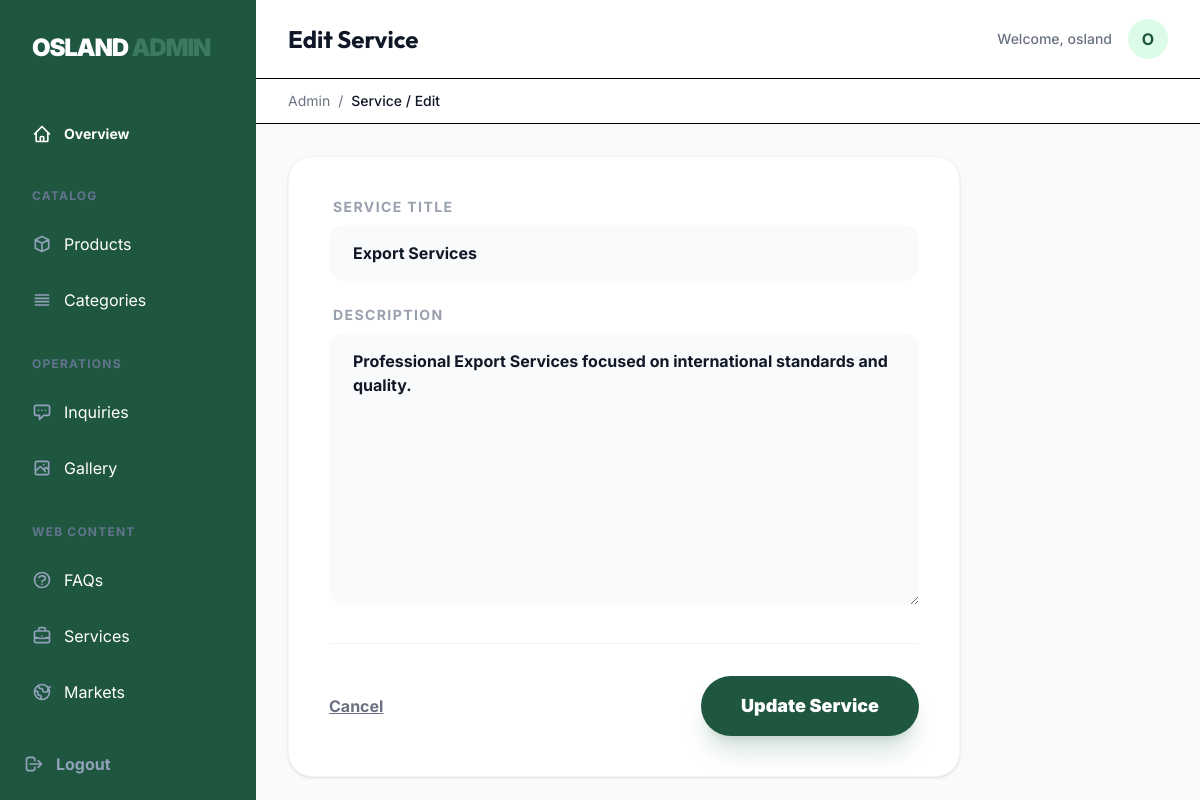
The app's page /dashboard/services/1/edit/ (signed in) with its own data.
### core/models.py (models this page shows, shortened)
class ExportService(models.Model):
    title = models.CharField(max_length=255)
    description = models.TextField()

### dashboard/views.py (the view)
# urls.py: path('services/<int:pk>/edit/', views.ExportServiceUpdateView.as_view(), name='service_edit'),
class ExportServiceUpdateView(LoginRequiredMixin, UpdateView):
    model = ExportService
    fields = ['title', 'description']
    template_name = 'dashboard/content/service_form.html'
    success_url = reverse_lazy('dashboard:service_list')

### core/context_processors.py (called while the page is built)
def site_settings(request):
    try:
        settings = SiteSettings.objects.first()
    except SiteSettings.DoesNotExist:
        settings = None
    return {'site_settings': settings}

### dashboard/templates/dashboard/content/service_form.html (shortened to what this page needs)
{% extends 'dashboard/base_dashboard.html' %}
{% block header_title %}{% if object %}Edit Service{% else %}Add Service{% endif %}{% endblock %}
{% block breadcrumb %}Service / {% if object %}Edit{% else %}Add{% endif %}{% endblock %}
{% block content %}
<div class="max-w-2xl">
    <div class="bg-white rounded-3xl border border-gray-100 shadow-sm p-10">
        <form method="post" class="space-y-8">
            <div class="space-y-6">
                <div>
                    <label class="block text-sm font-bold text-gray-400 mb-2 uppercase tracking-widest px-1">Service Title</label>
                    {{ form.title }}
                </div>
                <div>
                    <label class="block text-sm font-bold text-gray-400 mb-2 uppercase tracking-widest px-1">Description</label>
                    {{ form.description }}
                </div>
            </div>
            <div class="pt-8 border-t border-gray-100 flex items-center justify-between">
                <a href="{% url 'dashboard:service_list' %}" class="text-gray-500 font-bold hover:text-gray-900 transition underline">Cancel</a>
                <button type="submit" class="bg-forest-green-600 text-white px-10 py-4 rounded-full font-black text-lg hover:bg-forest-green-700 transition shadow-xl shadow-forest-green-500/20">
                    {% if object %}Update Service{% else %}Save Service{% endif %}
                </button>
            </div>
        </form>
    </div>
</div>
{% endblock %}

### dashboard/templates/dashboard/base_dashboard.html (shortened to what this page needs)
{% load static tailwind_tags %}
<!DOCTYPE html>
<html lang="en">
<head>
    {% tailwind_css %}
    <link rel="stylesheet" href="{% static 'css/main.css' %}">
</head>
<body class="bg-gray-50 flex h-screen overflow-hidden relative">
    <aside id="dashboardSidebar" class="fixed inset-y-0 left-0 w-64 bg-slate-900 text-white flex flex-col flex-shrink-0 border-r border-slate-800 z-50 transform -translate-x-full lg:translate-x-0 lg:static transition-transform duration-300 ease-in-out">
        <div class="p-8">
            <a href="{% url 'core:home' %}" class="text-2xl font-black tracking-tighter uppercase">
                OSLAND <span class="text-forest-green-500">ADMIN</span>
            </a>
        </div>
        <nav class="flex-grow px-4 space-y-2 py-4 overflow-y-auto">
            <a href="{% url 'dashboard:overview' %}" class="flex items-center space-x-3 px-4 py-3 rounded-xl hover:bg-slate-800 transition ">
                <svg class="w-5 h-5" fill="none" stroke="currentColor" viewBox="0 0 24 24"><path stroke-linecap="round" stroke-linejoin="round" stroke-width="2" d="M3 12l2-2m0 0l7-7 7 7M5 10v10a1 1 0 001 1h3m10-11l2 2m-2-2v10a1 1 0 01-1 1h-3m-6 0a1 1 0 001-1v-4a1 1 0 011-1h2a1 1 0 011 1v4a1 1 0 001 1m-6 0h6"></path></svg>
                <span class="text-sm font-bold">Overview</span>
            </a>
            <div class="text-xs font-bold text-slate-500 uppercase tracking-widest px-4 pt-6 pb-2">Catalog</div>
            <a href="{% url 'dashboard:product_list' %}" class="flex items-center space-x-3 px-4 py-3 rounded-xl hover:bg-slate-800 transition {% if 'products' in request.path %}bg-forest-green-600{% endif %}">
                <svg class="w-5 h-5 text-slate-400" fill="none" stroke="currentColor" viewBox="0 0 24 24"><path stroke-linecap="round" stroke-linejoin="round" stroke-width="2" d="M20 7l-8-4-8 4m16 0l-8 4m8-4v10l-8 4m0-10L4 7m8 4v10M4 7v10l8 4"></path></svg>
                <span>Products</span>
            </a>
            <a href="{% url 'dashboard:category_list' %}" class="flex items-center space-x-3 px-4 py-3 rounded-xl hover:bg-slate-800 transition {% if 'categories' in request.path %}bg-forest-green-600{% endif %}">
                <svg class="w-5 h-5 text-slate-400" fill="none" stroke="currentColor" viewBox="0 0 24 24"><path stroke-linecap="round" stroke-linejoin="round" stroke-width="2" d="M4 6h16M4 10h16M4 14h16M4 18h16"></path></svg>
                <span>Categories</span>
            </a>
            <div class="text-xs font-bold text-slate-500 uppercase tracking-widest px-4 pt-6 pb-2">Operations</div>
            <a href="{% url 'dashboard:inquiry_list' %}" class="flex items-center space-x-3 px-4 py-3 rounded-xl hover:bg-slate-800 transition {% if 'inquiries' in request.path %}bg-forest-green-600{% endif %}">
                <svg class="w-5 h-5 text-slate-400" fill="none" stroke="currentColor" viewBox="0 0 24 24"><path stroke-linecap="round" stroke-linejoin="round" stroke-width="2" d="M8 10h.01M12 10h.01M16 10h.01M9 16H5a2 2 0 01-2-2V6a2 2 0 012-2h14a2 2 0 012 2v8a2 2 0 01-2 2h-5l-5 5v-5z"></path></svg>
                <span>Inquiries</span>
            </a>
            <a href="{% url 'dashboard:gallery_list' %}" class="flex items-center space-x-3 px-4 py-3 rounded-xl hover:bg-slate-800 transition {% if 'gallery' in request.path %}bg-forest-green-600{% endif %}">
                <span>Gallery</span>
            </a>
            <div class="text-xs font-bold text-slate-500 uppercase tracking-widest px-4 pt-6 pb-2">Web Content</div>
            <a href="{% url 'dashboard:faq_list' %}" class="flex items-center space-x-3 px-4 py-3 rounded-xl hover:bg-slate-800 transition {% if 'faqs' in request.path %}bg-forest-green-600{% endif %}">
                <span>FAQs</span>
            </a>
            <a href="{% url 'dashboard:service_list' %}" class="flex items-center space-x-3 px-4 py-3 rounded-xl hover:bg-slate-800 transition {% if 'services' in request.path %}bg-forest-green-600{% endif %}">
                <span>Services</span>
            </a>
            <a href="{% url 'dashboard:market_list' %}" class="flex items-center space-x-3 px-4 py-3 rounded-xl hover:bg-slate-800 transition {% if 'markets' in request.path %}bg-forest-green-600{% endif %}">
                <span>Markets</span>
            </a>
            <div class="text-xs font-bold text-slate-500 uppercase tracking-widest px-4 pt-6 pb-2">Site Settings</div>
        </nav>
        <div class="p-6 border-t border-slate-800">
            <form action="{% url 'dashboard:logout' %}" method="post">
                <button type="submit" class="flex items-center space-x-3 text-slate-400 hover:text-white transition w-full">
                    <svg class="w-5 h-5" fill="none" stroke="currentColor" viewBox="0 0 24 24"><path stroke-linecap="round" stroke-linejoin="round" stroke-width="2" d="M17 16l4-4m0 0l-4-4m4 4H7m6 4v1a3 3 0 01-3 3H6a3 3 0 01-3-3V7a3 3 0 013-3h4a3 3 0 013 3v1"></path></svg>
                    <span class="font-bold">Logout</span>
                </button>
            </form>
        </div>
    </aside>
    <main class="flex-grow flex flex-col min-w-0">
        <header class="bg-white border-b h-20 flex items-center justify-between px-4 sm:px-8">
            <div class="flex items-center space-x-4">
                <h1 class="text-xl sm:text-2xl font-bold text-gray-900 truncate">{% block header_title %}Dashboard{% endblock %}</h1>
            </div>
            <div class="flex items-center space-x-4">
                <span class="hidden sm:inline text-sm font-medium text-gray-500">Welcome, {{ user.get_full_name|default:user.username }}</span>
                <div class="w-10 h-10 bg-forest-green-100 rounded-full flex items-center justify-center text-forest-green-600 font-bold">
                    {{ user.username|first|upper }}
                </div>
            </div>
        </header>
        <div class="bg-white border-b px-4 sm:px-8 py-3 flex items-center justify-between">
            <div class="flex items-center space-x-2 text-sm text-gray-500 truncate">
                <a href="{% url 'dashboard:overview' %}" class="hover:text-forest-green-600">Admin</a>
                <span>/</span>
                <span class="text-gray-900 font-medium truncate">{% block breadcrumb %}Overview{% endblock %}</span>
            </div>
        </div>
        <div class="flex-grow overflow-y-auto p-4 sm:p-8">
            {% block content %}{% endblock %}
        </div>
    </main>
</body>
</html>

### static/css/main.css (style rules this page uses)
:root { --primary-h: 154; --primary-s: 47%; --primary-l: 22%; --primary: hsl(var(--primary-h), var(--primary-s), var(--primary-l)); --primary-dark: hsl(var(--primary-h), var(--primary-s), 15%); --primary-soft: hsl(var(--primary-h), var(--primary-s), 95%); --accent-h: 155; --accent-s: 25%; --accent-l: 47%; --accent: hsl(var(--accent-h), var(--accent-s), var(--accent-l)); --slate-900: hsl(154, 47%, 12%); --slate-800: hsl(154, 30%, 18%); --slate-700: hsl(155, 20%, 40%); }
body { font-family: 'Inter', sans-serif; -webkit-font-smoothing: antialiased; }
h1, h2, h3, h4, h5, h6 { font-family: 'Outfit', sans-serif; }

### records on screen
ExportService: title "Export Services", description "Professional Export Services focused on international standards and quality."

### other values on screen
{{ user.get_full_name|default:user.username }} "osland"
{{ user.username|first|upper }} "O"
